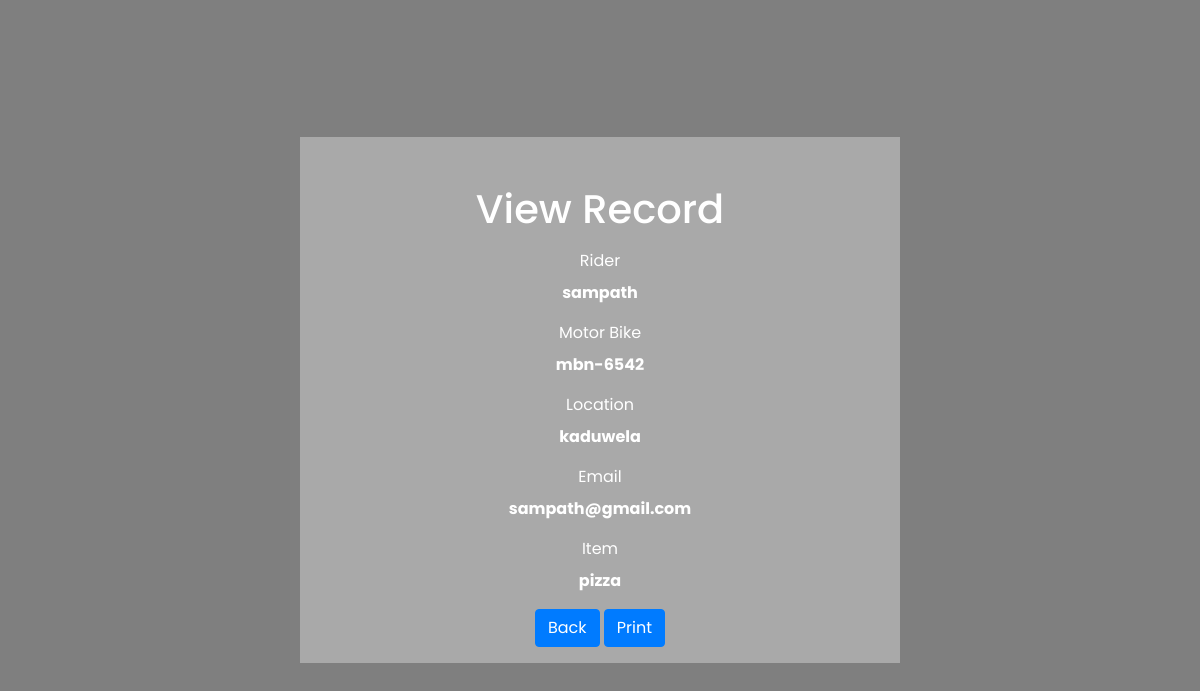
The app's page /test/view.php?id=3 with its own data.
### tables this page shows
CREATE TABLE `delever` (
  `id` int(100) NOT NULL,
  `rider` varchar(100) NOT NULL,
  `mbn` varchar(100) NOT NULL,
  `loc` varchar(100) NOT NULL,
  `email` varchar(100) NOT NULL,
  `item` varchar(500) NOT NULL
);

### test/view.php (the view, shortened to what this page needs)
<?php
if(isset($_GET["id"]) && !empty(trim($_GET["id"]))){
    require_once "config.php";
    $sql = "SELECT * FROM delever WHERE id = ?";
    if($stmt = mysqli_prepare($link, $sql)){
        mysqli_stmt_bind_param($stmt, "i", $param_id);
        if(mysqli_stmt_execute($stmt)){
            $result = mysqli_stmt_get_result($stmt);
            if(mysqli_num_rows($result) == 1){
                $row = mysqli_fetch_array($result, MYSQLI_ASSOC);
            } else{
                header("location: error.php");
                exit();
            }
        } else{
            echo "Oops! Something went wrong. Please try again later.";
        }
    }
} else{
    header("location: error.php");
    exit();
}
?>
<!DOCTYPE html>
<html lang="en">
<head>
    <link rel="stylesheet" href="https://stackpath.bootstrapcdn.com/bootstrap/4.5.2/css/bootstrap.min.css">
    <link rel="stylesheet" type="text/css" href="styleee.css">
</head>
<body>
    <div class="nav">
    <div class="wrapper">
        <div class="container-fluid">
            <div class="row">
                <div class="col-md-12">
                    <h1 class="mt-5 mb-3" style="color:white;">View Record</h1>
                    <div class="form-group">
                        <label style="color:white;">Rider</label>
                        <p style="color:white;"><b><?php echo $row["rider"]; ?></b></p>
                    </div>
                    <div class="form-group">
                        <label style="color:white;">Motor Bike</label>
                        <p style="color:white;"><b><?php echo $row["mbn"]; ?></b></p>
                    </div>
                    <div class="form-group">
                        <label style="color:white;">Location</label>
                        <p style="color:white;"><b><?php echo $row["loc"]; ?></b></p>
                    </div>
                    <div class="form-group">
                        <label style="color:white;">Email</label>
                        <p style="color:white;"><b><?php echo $row["email"]; ?></b></p>
                    </div>
                    <div class="form-group">
                        <label style="color:white;">Item</label>
                        <p style="color:white;"><b><?php echo $row["item"]; ?></b></p>
                    </div>
                    <p><a href="deltab.php" class="btn btn-primary">Back</a>
                    <button onclick="window.print();" class="btn btn-primary" id="print-btn">Print</button><p>
                </div>
            </div>
        </div>
    </div>
    </div><br>
</body>
</html>

### test/styleee.css (style rules this page uses)
* { margin: 0; padding: 0; box-sizing: border-box; font-family: 'Poppins', sans-serif; }
body { width: 100%; min-height: 100vh; background-image: linear-gradient(rgba(0,0,0,.5), rgba(0,0,0,.5)), url(bag.jpg); background-position: center; background-size: cover; display: flex; justify-content: center; align-items: center; }

### test/view.php (style rules this page uses)
.wrapper { width: 600px; margin: 0 auto; }
.nav { background-color: darkgray; list-style-type: none; text-align: center; margin: 0; padding: 0; }

### records on screen
delever: rider "sampath", mbn "mbn-6542", loc "kaduwela", email "sampath@gmail.com", item "pizza"
